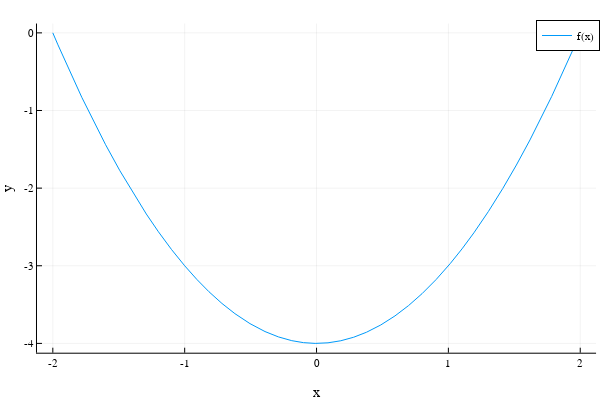

Write notebook code for a chart like this one.
### Code cell
using Plots
plotlyjs()
 :circle
 

 f(x)=x^2 - 4
 
 plot(f,-2,2, xlabel="x", ylabel="y", label="f(x)")

### Figure 1 — Plotly figure (JSON) as saved in the notebook; plotly's stock layout.template omitted (floating-point values rounded to 4 significant figures)
{"data": [{"colorbar": {"title": ""}, "legendgroup": "f(x)", "line": {"color": "rgba(0, 154, 250, 1.000)", "dash": "solid", "shape": "linear", "width": 1}, "mode": "lines", "name": "f(x)", "showlegend": true, "type": "scatter", "x": [-2, -1.98, -1.961, -1.78, -1.6, -1.491, -1.383, -1.291, -1.199, -1.099, -0.9998, -0.9079, -0.816, -0.7175, -0.619, -0.5048, -0.3907, -0.2892, -0.1878, -0.09883, -0.009871, 0.08711, 0.1841, 0.2817, 0.3792, 0.4871, 0.595, 0.6976, 0.8002, 0.9069, 1.014, 1.103, 1.193, 1.303, 1.413, 1.516, 1.619, 1.784, 1.949, 1.975, 2], "xaxis": "x", "y": [0, -0.07775, -0.1547, -0.8304, -1.441, -1.776, -2.088, -2.334, -2.562, -2.791, -3.0, -3.176, -3.334, -3.485, -3.617, -3.745, -3.847, -3.916, -3.965, -3.99, -4.0, -3.992, -3.966, -3.921, -3.856, -3.763, -3.646, -3.513, -3.36, -3.177, -2.973, -2.782, -2.576, -2.302, -2.004, -1.703, -1.379, -0.8174, -0.2008, -0.101, 0], "yaxis": "y", "zmax": null, "zmin": null}], "layout": {"annotations": [], "height": 400, "legend": {"bgcolor": "rgba(255, 255, 255, 1.000)", "bordercolor": "rgba(0, 0, 0, 1.000)", "borderwidth": 1, "font": {"color": "rgba(0, 0, 0, 1.000)", "family": "sans-serif", "size": 11}, "title": {"font": {"color": "rgba(0, 0, 0, 1.000)", "family": "sans-serif", "size": 15}, "text": ""}, "tracegroupgap": 0, "traceorder": "normal", "x": 1, "xanchor": "auto", "y": 1, "yanchor": "auto"}, "margin": {"b": 20, "l": 0, "r": 0, "t": 20}, "paper_bgcolor": "rgba(255, 255, 255, 1.000)", "plot_bgcolor": "rgba(255, 255, 255, 1.000)", "showlegend": true, "width": 600, "xaxis": {"anchor": "y", "domain": [0.06165, 0.9934], "gridcolor": "rgba(0, 0, 0, 0.100)", "gridwidth": 0.5, "linecolor": "rgba(0, 0, 0, 1.000)", "mirror": false, "range": [-2.12, 2.12], "showgrid": true, "showline": true, "showticklabels": true, "tickangle": 0, "tickcolor": "rgb(0, 0, 0)", "tickfont": {"color": "rgba(0, 0, 0, 1.000)", "family": "sans-serif", "size": 11}, "tickmode": "array", "ticks": "inside", "ticktext": ["-2", "-1", "0", "1", "2"], "tickvals": [-2, -1, 0, 1, 2], "title": "x", "titlefont": {"color": "rgba(0, 0, 0, 1.000)", "family": "sans-serif", "size": 15}, "type": "-", "visible": true, "zeroline": false, "zerolinecolor": "rgba(0, 0, 0, 1.000)"}, "yaxis": {"anchor": "x", "domain": [0.07581, 0.9902], "gridcolor": "rgba(0, 0, 0, 0.100)", "gridwidth": 0.5, "linecolor": "rgba(0, 0, 0, 1.000)", "mirror": false, "range": [-4.12, 0.12], "showgrid": true, "showline": true, "showticklabels": true, "tickangle": 0, "tickcolor": "rgb(0, 0, 0)", "tickfont": {"color": "rgba(0, 0, 0, 1.000)", "family": "sans-serif", "size": 11}, "tickmode": "array", "ticks": "inside", "ticktext": ["-4", "-3", "-2", "-1", "0"], "tickvals": [-4, -3, -2, -1, 0], "title": "y", "titlefont": {"color": "rgba(0, 0, 0, 1.000)", "family": "sans-serif", "size": 15}, "type": "-", "visible": true, "zeroline": false, "zerolinecolor": "rgba(0, 0, 0, 1.000)"}}}
